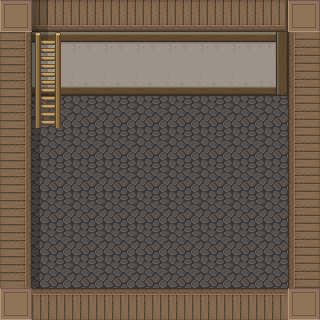

A 2D game scene composited from a Tiled map and its tileset images. What follows is a short description and the map's XML, with every tile layer's data as written:
An orthogonal 10x10 tile map with 32x32 px tiles, 4 tile layers (Tile Layer 1, Tile Layer 2, Tile Layer 3, Tile Layer 4), 3 tilesets and 6 objects (start, teleport1, wall2, wall3, wall4, ...).

<map version="1.10" tiledversion="1.10.2" orientation="orthogonal" renderorder="right-down" width="10" height="10" tilewidth="32" tileheight="32" infinite="0" nextlayerid="6" nextobjectid="11">
 <tileset firstgid="1" source="[Base]BaseChip_pipo.tsx" />
 <tileset firstgid="1001" source="../../spritesheets/slates.tsx" />
 <tileset firstgid="2289" source="../../spritesheets/Overworld.tsx" />
 <layer id="1" name="Tile Layer 1" width="10" height="10">
  <data encoding="csv">
527,365,362,362,362,362,362,362,363,527,
1610613090,373,370,370,370,370,370,370,371,2684354914,
1610613090,381,378,378,378,378,378,378,379,2684354914,
1610613090,291,291,291,291,291,291,291,291,2684354914,
1610613090,291,291,291,291,291,291,291,291,2684354914,
1610613090,291,291,291,291,291,291,291,291,2684354914,
1610613090,291,291,291,291,291,291,291,291,2684354914,
1610613090,291,291,291,291,291,291,291,291,2684354914,
1610613090,291,291,291,291,291,291,291,291,2684354914,
527,3221225826,3221225826,3221225826,3221225826,3221225826,3221225826,3221225826,3221225826,527
</data>
 </layer>
 <layer id="2" name="Tile Layer 2" width="10" height="10">
  <data encoding="csv">
0,0,0,0,0,0,0,0,0,0,
0,0,0,0,0,0,0,0,0,0,
0,0,0,0,0,0,0,0,0,0,
0,1681,0,0,0,0,0,0,0,0,
0,1681,0,0,0,0,0,0,0,0,
0,1681,0,0,0,0,0,0,0,0,
0,1681,0,0,0,0,0,0,0,0,
0,1681,0,0,0,0,0,0,0,0,
0,1681,0,0,0,0,0,0,0,0,
0,0,0,0,0,0,0,0,0,0
</data>
 </layer>
 <layer id="3" name="Tile Layer 3" width="10" height="10">
  <data encoding="csv">
0,0,0,0,0,0,0,0,0,0,
0,251,251,251,251,251,251,251,251,0,
0,251,251,251,251,251,251,251,251,0,
0,251,251,251,251,251,251,251,251,0,
0,251,251,251,251,251,251,251,251,0,
0,251,251,251,251,251,251,251,251,0,
0,251,251,251,251,251,251,251,251,0,
0,251,251,251,251,251,251,251,251,0,
0,251,251,251,251,251,251,251,251,0,
0,0,0,0,0,0,0,0,0,0
</data>
 </layer>
 <objectgroup id="5" name="Object Layer 1">
  <object id="5" name="start" type="start" x="48.3523" y="151.965">
   <point />
  </object>
  <object id="6" name="teleport1" x="30.9583" y="96.4167" width="32.75" height="15.1667">
   <properties>
    <property name="destination" value="shop-1" />
    <property name="x" type="int" value="48" />
    <property name="y" type="int" value="118" />
   </properties>
  </object>
  <object id="7" name="wall2" x="29.5" y="289.5" width="262.667" height="8">
   <properties>
    <property name="collision" type="bool" value="true" />
   </properties>
  </object>
  <object id="8" name="wall3" x="31.8332" y="85.5002" width="255.334" height="8">
   <properties>
    <property name="collision" type="bool" value="true" />
   </properties>
  </object>
  <object id="9" name="wall4" x="26.4999" y="85.5002" width="6.00033" height="211.333">
   <properties>
    <property name="collision" type="bool" value="true" />
   </properties>
  </object>
  <object id="10" name="wall5" x="289.5" y="85.5004" width="6.00033" height="211.333">
   <properties>
    <property name="collision" type="bool" value="true" />
   </properties>
  </object>
 </objectgroup>
 <layer id="4" name="Tile Layer 4" width="10" height="10">
  <data encoding="csv">
0,0,0,0,0,0,0,0,0,0,
0,295,0,0,0,0,0,0,0,0,
0,303,0,0,0,0,0,0,0,0,
0,303,0,0,0,0,0,0,0,0,
0,0,0,0,0,0,0,0,0,0,
0,0,0,0,0,0,0,0,0,0,
0,0,0,0,0,0,0,0,0,0,
0,0,0,0,0,0,0,0,0,0,
0,0,0,0,0,0,0,0,0,0,
0,0,0,0,0,0,0,0,0,0
</data>
 </layer>
</map>
